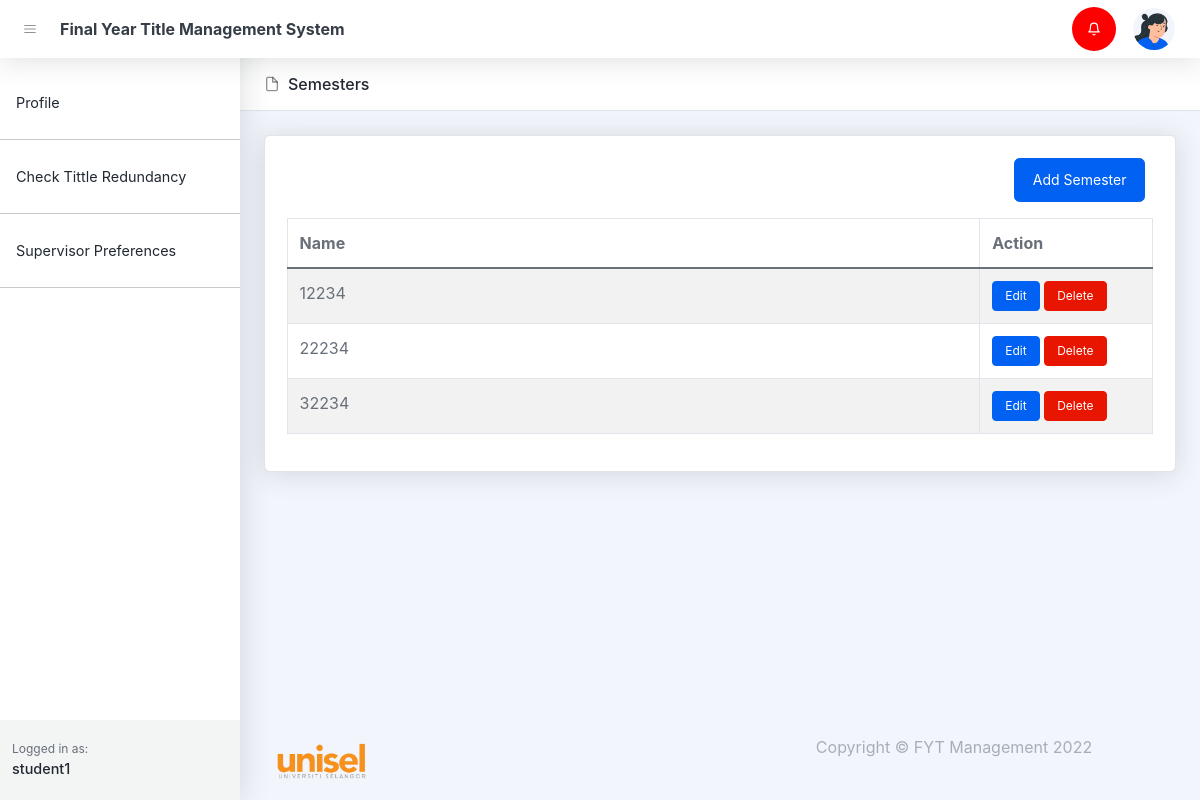
The page /semester.php (signed in) on the database its author committed.
### tables this page shows
CREATE TABLE `notifications` (
  `id` bigint(20) UNSIGNED NOT NULL,
  `user_id` text DEFAULT NULL,
  `notification` text DEFAULT NULL,
  `status` varchar(255) DEFAULT NULL,
  `created_at` timestamp NULL DEFAULT NULL,
  `updated_at` timestamp NULL DEFAULT NULL
);

CREATE TABLE `semesters` (
  `id` bigint(20) UNSIGNED NOT NULL,
  `name` varchar(255) DEFAULT NULL,
  `created_at` timestamp NULL DEFAULT NULL,
  `updated_at` timestamp NULL DEFAULT NULL
);

### semester.php (the view, shortened to what this page needs)
<!DOCTYPE html>
<html lang="en">
    <head>
       <?php include('layout_admin/header.php')?>
    </head>
    <body class="nav-fixed">
        <?php include('layout_admin/navbar.php')?>
        <div id="layoutSidenav">
            <div id="layoutSidenav_nav">
                <?php include('layout_admin/sidenav.php')?>
            </div>
            <div id="layoutSidenav_content">
                <main>
                    <header class="page-header page-header-compact page-header-light border-bottom bg-white mb-4">
                        <div class="container-xl px-4">
                            <div class="page-header-content">
                                <div class="row align-items-center justify-content-between pt-3">
                                    <div class="col-auto mb-3">
                                        <h1 class="page-header-title">
                                            <div class="page-header-icon"><i data-feather="file"></i></div>
                                            Semesters
                                        </h1>
                                    </div>
                                </div>
                            </div>
                        </div>
                    </header>
                    <?php
                       $conn = setDbConnection();
                       $sql = "select * from semesters";
                       $result = $conn->query($sql);
                       $semesters = [];
                       if ($result->num_rows > 0) {
                        while ($row = $result->fetch_assoc()) {
                            $semesters[] = $row;
                        }
                    }
                    ?>
                    <div class="container-xl px-4">
                        <div class="card mb-4">
                            <div class="card-body">
                                <div class="d-flex justify-content-end align-items-center mb-3">
                                    <a href="/fyp/register-semester.php" class="btn btn-primary me-2">Add Semester</a>
                                </div>
                                <table class="table table-bordered table-striped table-hover">
                                    <thead>
                                        <tr>
                                            <th style="width: 80%;">Name</th>
                                            <th>Action</th>
                                        </tr>
                                    </thead>
                                    <tbody>
                                        <?php
                                            if(isset($semesters)){
                                                foreach ($semesters as $key => $value) { ?>
                                                    <tr>
                                                        <td><?php echo $value['name']?></td>
                                                        <td><a class="btn btn-sm btn-primary" href="/fyp/edit-semester.php?id=<?php echo $value['id']?>">Edit</a>
                                                        <a class="btn btn-sm btn-danger" href="/fyp/controllers/fypcoordinator/delete-semester.php?id=<?php echo $value['id']?>">Delete</a></td>
                                                    </tr>
                                        <?php   }
                                            }
                                        ?>
                                    </tbody>
                                </table>
                            </div>
                        </div>
                    </div>
                </main>
                <?php include('layout_admin/footer.php')?>
            </div>
        </div>
    </body>
</html>

### rows shown on the page
semesters: name "12234"
semesters: name "22234"
semesters: name "32234"

### other values the page prints
$_SESSION['name'] "student1"
